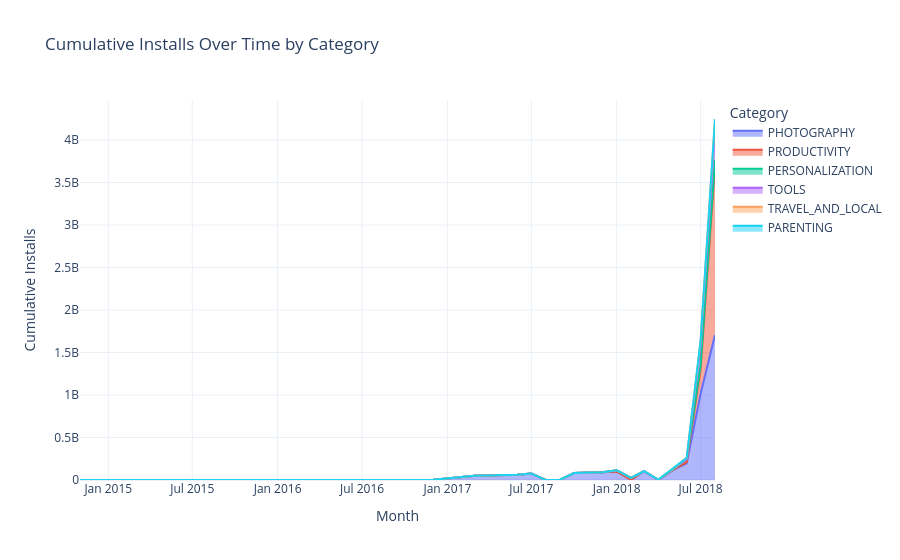

Notebook code cell kept with this figure:
### Markdown cell above
#4

### Code cell
# =========================
# TASK 4: STACKED AREA CHART
# =========================
from datetime import datetime
import pytz
import pandas as pd
import plotly.express as px
import numpy as np

# IST timezone
ist = pytz.timezone("Asia/Kolkata")
current_time = datetime.now(ist).time()

# Show only between 4 PM – 6 PM IST
show_task4 = (
    current_time >= datetime.strptime("00:00", "%H:%M").time() and
    current_time <= datetime.strptime("23:59", "%H:%M").time()
)

if show_task4:

    df4 = playstore_df.copy()

    # -------------------------
    # Data Cleaning
    # -------------------------
    df4['Rating'] = pd.to_numeric(df4['Rating'], errors='coerce')
    df4['Reviews'] = pd.to_numeric(df4['Reviews'], errors='coerce')
    df4['Installs'] = pd.to_numeric(
        df4['Installs'].astype(str).str.replace('[+,]', '', regex=True),
        errors='coerce'
    )

    # Convert Size to MB
    def size_to_mb(size):
        if isinstance(size, str):
            if size.endswith('k'):
                return float(size[:-1]) / 1024
            elif size.endswith('M'):
                return float(size[:-1])
        return np.nan

    df4['Size_MB'] = df4['Size'].apply(size_to_mb)

    # -------------------------
    # Filters
    # -------------------------
    df4 = df4[
        (df4['Rating'] >= 4.2) &
        (df4['Reviews'] > 1000) &
        (~df4['App'].str.contains(r'\d', na=False)) &
        (df4['Category'].str.startswith(('T','P'))) &
        (df4['Size_MB'].between(20,80)) &
        (df4['Installs'].notna())
    ]

    # -------------------------
    # Translate legend names
    # -------------------------
    category_translation = {
        'Travel & Local': 'Voyage et Local',   # French
        'Productivity': 'Productividad',       # Spanish
        'Photography': '写真'                   # Japanese
    }
    df4['Category'] = df4['Category'].replace(category_translation)

    # -------------------------
    # Time processing
    # -------------------------
    df4['Last Updated'] = pd.to_datetime(df4['Last Updated'], errors='coerce')
    df4 = df4.dropna(subset=['Last Updated'])

    df4['Month'] = df4['Last Updated'].dt.to_period('M').dt.to_timestamp()

    # -------------------------
    # Aggregation
    # -------------------------
    df4 = df4.groupby(['Month','Category'], as_index=False)['Installs'].sum()

    df4['Cumulative_Installs'] = df4.groupby('Category')['Installs'].cumsum()

    # -------------------------
    # Month-over-month growth detection
    # -------------------------
    monthly_total = df4.groupby('Month')['Installs'].sum().reset_index()
    monthly_total['Growth'] = monthly_total['Installs'].pct_change()*100
    highlight_months = monthly_total[monthly_total['Growth'] > 25]['Month']

    # -------------------------
    # Plot
    # -------------------------
    fig6 = px.area(
        df4,
        x='Month',
        y='Cumulative_Installs',
        color='Category',
        title="Cumulative Installs Over Time by Category",
        template="plotly_white"
    )

    # Highlight months where growth >25%
    for m in highlight_months:
        fig4.add_vrect(
            x0=m,
            x1=m + pd.offsets.MonthEnd(1),
            fillcolor="red",
            opacity=0.15,
            line_width=0
        )

    fig6.update_layout(
        xaxis_title="Month",
        yaxis_title="Cumulative Installs",
        legend_title="Category"
    )

    fig6.show()

else:
    print("Task 4 visualization available only between 4 PM and 6 PM IST.")

### Figure 1 — Plotly figure (JSON) as saved in the notebook; plotly's stock layout.template omitted (floating-point values rounded to 4 significant figures)
{"data": [{"fillpattern": {"shape": ""}, "hovertemplate": "Category=PHOTOGRAPHY<br>Month=%{x}<br>Cumulative_Installs=%{y}<extra></extra>", "legendgroup": "PHOTOGRAPHY", "line": {"color": "#636efa"}, "marker": {"symbol": "circle"}, "mode": "lines", "name": "PHOTOGRAPHY", "orientation": "v", "showlegend": true, "stackgroup": "1", "type": "scatter", "x": ["2014-11-01T00:00:00.000000000", "2017-03-01T00:00:00.000000000", "2017-06-01T00:00:00.000000000", "2017-07-01T00:00:00.000000000", "2017-10-01T00:00:00.000000000", "2017-12-01T00:00:00.000000000", "2018-01-01T00:00:00.000000000", "2018-03-01T00:00:00.000000000", "2018-05-01T00:00:00.000000000", "2018-06-01T00:00:00.000000000", "2018-07-01T00:00:00.000000000", "2018-08-01T00:00:00.000000000"], "xaxis": "x", "y": [1000000.0, 51000000.0, 61000000.0, 76000000.0, 81000000.0, 91000000.0, 101000000.0, 103000000.0, 114000000.0, 195000000.0, 1015000000.0, 1706000000.0], "yaxis": "y"}, {"fillpattern": {"shape": ""}, "hovertemplate": "Category=PRODUCTIVITY<br>Month=%{x}<br>Cumulative_Installs=%{y}<extra></extra>", "legendgroup": "PRODUCTIVITY", "line": {"color": "#EF553B"}, "marker": {"symbol": "circle"}, "mode": "lines", "name": "PRODUCTIVITY", "orientation": "v", "showlegend": true, "stackgroup": "1", "type": "scatter", "x": ["2016-10-01T00:00:00.000000000", "2018-02-01T00:00:00.000000000", "2018-06-01T00:00:00.000000000", "2018-07-01T00:00:00.000000000", "2018-08-01T00:00:00.000000000"], "xaxis": "x", "y": [1000000.0, 1100000.0, 16100000.0, 292100000.0, 1997000000.0], "yaxis": "y"}, {"fillpattern": {"shape": ""}, "hovertemplate": "Category=PERSONALIZATION<br>Month=%{x}<br>Cumulative_Installs=%{y}<extra></extra>", "legendgroup": "PERSONALIZATION", "line": {"color": "#00cc96"}, "marker": {"symbol": "circle"}, "mode": "lines", "name": "PERSONALIZATION", "orientation": "v", "showlegend": true, "stackgroup": "1", "type": "scatter", "x": ["2016-12-01T00:00:00.000000000", "2017-09-01T00:00:00.000000000", "2018-01-01T00:00:00.000000000", "2018-02-01T00:00:00.000000000", "2018-06-01T00:00:00.000000000", "2018-07-01T00:00:00.000000000", "2018-08-01T00:00:00.000000000"], "xaxis": "x", "y": [2000000.0, 3000000.0, 13000000.0, 23000000.0, 33000000.0, 44500000.0, 64500000.0], "yaxis": "y"}, {"fillpattern": {"shape": ""}, "hovertemplate": "Category=TOOLS<br>Month=%{x}<br>Cumulative_Installs=%{y}<extra></extra>", "legendgroup": "TOOLS", "line": {"color": "#ab63fa"}, "marker": {"symbol": "circle"}, "mode": "lines", "name": "TOOLS", "orientation": "v", "showlegend": true, "stackgroup": "1", "type": "scatter", "x": ["2017-08-01T00:00:00.000000000", "2018-01-01T00:00:00.000000000", "2018-05-01T00:00:00.000000000", "2018-07-01T00:00:00.000000000", "2018-08-01T00:00:00.000000000"], "xaxis": "x", "y": [50000.0, 1050000.0, 11050000.0, 233600000.0, 353600000.0], "yaxis": "y"}, {"fillpattern": {"shape": ""}, "hovertemplate": "Category=TRAVEL_AND_LOCAL<br>Month=%{x}<br>Cumulative_Installs=%{y}<extra></extra>", "legendgroup": "TRAVEL_AND_LOCAL", "line": {"color": "#FFA15A"}, "marker": {"symbol": "circle"}, "mode": "lines", "name": "TRAVEL_AND_LOCAL", "orientation": "v", "showlegend": true, "stackgroup": "1", "type": "scatter", "x": ["2017-10-01T00:00:00.000000000", "2018-04-01T00:00:00.000000000", "2018-06-01T00:00:00.000000000", "2018-07-01T00:00:00.000000000", "2018-08-01T00:00:00.000000000"], "xaxis": "x", "y": [50000.0, 5050000.0, 16050000.0, 49150000.0, 125200000.0], "yaxis": "y"}, {"fillpattern": {"shape": ""}, "hovertemplate": "Category=PARENTING<br>Month=%{x}<br>Cumulative_Installs=%{y}<extra></extra>", "legendgroup": "PARENTING", "line": {"color": "#19d3f3"}, "marker": {"symbol": "circle"}, "mode": "lines", "name": "PARENTING", "orientation": "v", "showlegend": true, "stackgroup": "1", "type": "scatter", "x": ["2018-03-01T00:00:00.000000000", "2018-05-01T00:00:00.000000000", "2018-07-01T00:00:00.000000000"], "xaxis": "x", "y": [100000.0, 10100000.0, 10700000.0], "yaxis": "y"}], "layout": {"legend": {"title": {"text": "Category"}, "tracegroupgap": 0}, "title": {"text": "Cumulative Installs Over Time by Category"}, "xaxis": {"anchor": "y", "domain": [0, 1], "title": {"text": "Month"}}, "yaxis": {"anchor": "x", "domain": [0, 1], "title": {"text": "Cumulative Installs"}}}}
